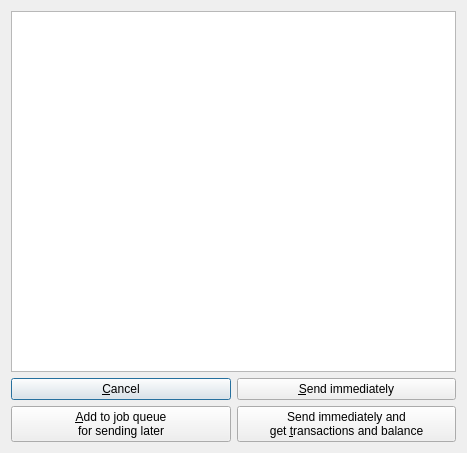
<ui version="4.0" >
 <author>Walter Roth</author>
 <class>DlgConfirmTransfer</class>
 <widget class="QDialog" name="DlgConfirmTransfer" >
  <property name="geometry" >
   <rect>
    <x>0</x>
    <y>0</y>
    <width>467</width>
    <height>453</height>
   </rect>
  </property>
  <property name="windowTitle" >
   <string>Confirm Transaction</string>
  </property>
  <layout class="QVBoxLayout" >
   <property name="margin" >
    <number>11</number>
   </property>
   <property name="spacing" >
    <number>6</number>
   </property>
   <item>
    <widget class="QTextEdit" name="textEditTransfer" />
   </item>
   <item>
    <layout class="QGridLayout" >
     <property name="margin" >
      <number>0</number>
     </property>
     <property name="spacing" >
      <number>6</number>
     </property>
     <item row="0" column="0" >
      <widget class="QPushButton" name="buttonCancel" >
       <property name="text" >
        <string>&amp;Cancel</string>
       </property>
       <property name="shortcut" >
        <string>Alt+C</string>
       </property>
      </widget>
     </item>
     <item row="0" column="1" >
      <widget class="QPushButton" name="buttonSendNow" >
       <property name="text" >
        <string>&amp;Send immediately</string>
       </property>
       <property name="shortcut" >
        <string>Alt+S</string>
       </property>
      </widget>
     </item>
     <item row="1" column="0" >
      <widget class="QPushButton" name="buttonSendLater" >
       <property name="text" >
        <string>&amp;Add to job queue 
for sending later</string>
       </property>
       <property name="shortcut" >
        <string>Alt+A</string>
       </property>
      </widget>
     </item>
     <item row="1" column="1" >
      <widget class="QPushButton" name="buttonSendAndGet" >
       <property name="text" >
        <string>Send immediately and 
get &amp;transactions and balance</string>
       </property>
       <property name="shortcut" >
        <string>Alt+T</string>
       </property>
      </widget>
     </item>
    </layout>
   </item>
  </layout>
 </widget>
 <layoutdefault spacing="6" margin="11" />
 <pixmapfunction>qPixmapFromMimeSource</pixmapfunction>
 <resources/>
 <connections/>
</ui>
